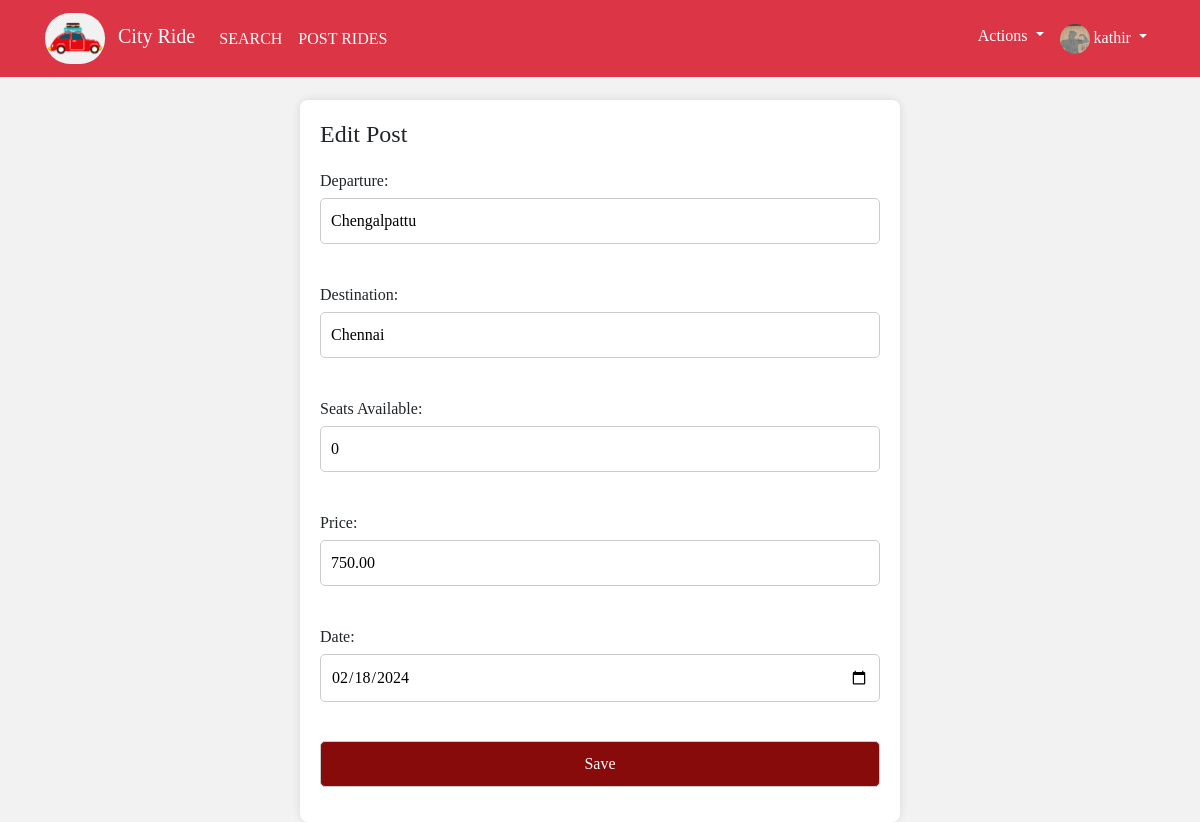
Screenshot of /main/edit_post.php?post_id=3 (signed in) with the database file from the repository.
### tables this page shows
CREATE TABLE `users` (
  `userID` int(11) NOT NULL,
  `fullName` varchar(255) NOT NULL,
  `dateOfBirth` date DEFAULT NULL,
  `gender` enum('Male','Female','Other') DEFAULT NULL,
  `email` varchar(255) NOT NULL,
  `phoneNumber` varchar(20) NOT NULL,
  `district` varchar(100) DEFAULT NULL,
  `username` varchar(50) NOT NULL,
  `password` varchar(255) NOT NULL,
  `aadharCardImage` mediumblob DEFAULT NULL,
  `drivingLicenseImage` mediumblob DEFAULT NULL,
  `verificationDetails` enum('pending','verified','rejected','not_verified') NOT NULL DEFAULT 'not_verified',
  `newProfilePicture` mediumblob DEFAULT NULL
);

CREATE TABLE `post_rides` (
  `post_id` int(11) NOT NULL,
  `user_id` int(11) DEFAULT NULL,
  `departure` varchar(255) NOT NULL,
  `destination` varchar(255) NOT NULL,
  `seats_available` int(11) NOT NULL,
  `price` decimal(10,2) NOT NULL,
  `date` date NOT NULL,
  `created_at` timestamp NOT NULL DEFAULT current_timestamp()
);

### main/edit_post.php (the view, shortened to what this page needs)
<?php
include 'db_connection.php';
include '../includes/header.php';
$user_id = $_SESSION['user_id'];
$post_id = $_GET['post_id'];
$sql = "SELECT * FROM post_rides WHERE post_id = ? AND user_id = ?";
$stmt = mysqli_prepare($conn, $sql);
mysqli_stmt_bind_param($stmt, "ii", $post_id, $user_id);
mysqli_stmt_execute($stmt);
$result = mysqli_stmt_get_result($stmt);
$post = mysqli_fetch_assoc($result);
?>
<!DOCTYPE html>
<html lang="en">
<head>
</head>
<body>
    <main>
    <h1>Edit Post</h1>
    <form method="POST" action="<?php echo htmlspecialchars($_SERVER["PHP_SELF"] . "?post_id=" . $post_id); ?>">
        <label for="departure">Departure:</label>
        <input type="text" id="departure" name="departure" value="<?php echo htmlspecialchars($post['departure']); ?>" required><br><br>
        <label for="destination">Destination:</label>
        <input type="text" id="destination" name="destination" value="<?php echo htmlspecialchars($post['destination']); ?>" required><br><br>
        <label for="seats_available">Seats Available:</label>
        <input type="number" id="seats_available" name="seats_available" value="<?php echo htmlspecialchars($post['seats_available']); ?>" required><br><br>
        <label for="price">Price:</label>
        <input type="number" id="price" name="price" value="<?php echo htmlspecialchars($post['price']); ?>" required><br><br>
        <label for="date">Date:</label>
        <input type="date" id="date" name="date" value="<?php echo htmlspecialchars($post['date']); ?>" required><br><br>
        <input type="submit" value="Save">
    </form>
</main>
</body>
</html>

### includes/header.php (shortened to what this page needs)
<!DOCTYPE html>
<html lang="en">
<head>
    <link rel="stylesheet" href="https://maxcdn.bootstrapcdn.com/bootstrap/4.3.1/css/bootstrap.min.css" />
    <link rel="stylesheet" href="https://use.fontawesome.com/releases/v5.8.1/css/all.css"
 />
        <link rel="stylesheet" type="text/css" href="../main/css/app.css" />
</head>
<body>
<nav class="navbar navbar-expand-md bg-danger navbar-dark fixed-top">
        <div class="container">
            <a class="navbar-brand" href="#">
                <img src="../main/img/city.png" class="logo" alt="cityride" width="60px" style="border-radius: 25px;" />
                <span class="site-name ml-2">City Ride</span>
            </a>
            <div class="collapse navbar-collapse justify-content-between" id="menu-nav">
            <ul class="navbar-nav">
                <li class="nav-item">
                    <a class="nav-link text-white text-uppercase" href="index.php">SEARCH</a>
                </li>
                <li class="nav-item">
                    <?php
                    if (isset($_SESSION['user_id'])) {
                        require_once 'db_connection.php';
                        $user_id = $_SESSION['user_id'];
                        $query = "SELECT verificationDetails FROM users WHERE userID = $user_id";
                        $result = mysqli_query($conn, $query);
                        if ($result && mysqli_num_rows($result) > 0) {
                            $row = mysqli_fetch_assoc($result);
                            $verificationDetails = $row['verificationDetails'];
                            if ($verificationDetails == "verified") {
                                ?>
                                <a class="nav-link text-white text-uppercase" href="posthtml.php">POST RIDES</a>
                                <?php
                            } else {
                                ?>
                                <a class="nav-link text-white text-uppercase" href="viewprofile.php" onclick="showVerificationAlert()">POST RIDES</a>
                                <?php
                            }
                        } else {
                            ?>
                            <a class="nav-link text-white text-uppercase" href="viewprofile.php" onclick="showVerificationAlert()">POST RIDES</a>
                            <?php
                        }
                    } else {
                        ?>
                        <a class="nav-link text-white text-uppercase" href="../Login/index.html" onclick="showLoginPrompt()">POST RIDES</a>
                        <?php
                    }
                    ?>
                </li>
            </ul>
                <ul class="navbar-nav">
                    <?php
                    if (isset($_SESSION['user_id'])) {
                        ?>
                        <li class="nav-item dropdown">
                            <a class="nav-link dropdown-toggle text-white" href="#" data-toggle="dropdown">
                                Actions
                            </a>
                        </li>
                        <?php
require_once 'db_connection.php';
if (isset($_SESSION['user_id'])) {
    $user_id = $_SESSION['user_id'];
    $query = "SELECT username FROM users WHERE userID = $user_id";
    $result = mysqli_query($conn, $query);
    if ($result) {
        $row = mysqli_fetch_assoc($result);
        $username = $row['username'];
    } else {
        $username = "Guest";
    }
} else {
    $username = "Guest";
}
$sql = "SELECT * FROM users WHERE userID = ?";
$stmt = mysqli_prepare($conn, $sql);
mysqli_stmt_bind_param($stmt, "i", $user_id);
mysqli_stmt_execute($stmt);
$result = mysqli_stmt_get_result($stmt);
$user = mysqli_fetch_assoc($result);
?>
                        <li class="nav-item dropdown">
    <a class="nav-link dropdown-toggle text-white" href="#" data-toggle="dropdown">
        <i ><?php if (!empty($user['newProfilePicture'])): ?>
                <img src="<?php echo $user['newProfilePicture']; ?>" alt="Profile Picture" height="30px" width="30px" class="uploaded-image";>
            <?php endif; ?></i> <?php echo $username; ?>
    </a>
</li>
                        <?php
                    }
                    ?>
                </ul>
            </div>
        </div>
    </nav>
</body>
</html>

### main/css/app.css (style rules this page uses)
* { box-sizing: border-box; font-family: "Times New Roman", Times, serif; }
body { margin-top: 1px; }
.logo { border-radius: 50px; }
main { margin-top: 78px; position: relative; }

### includes/header.php (style rules this page uses)
.uploaded-image { border-radius: 50%; }

### main/edit_post.php (style rules this page uses)
body { font-family: Arial, sans-serif; margin: 0; padding: 0; background-color: #f2f2f2; }
main { top:80px; max-width: 600px; margin: 20px auto; background-color: #fff; padding: 20px; border-radius: 8px; box-shadow: 0 0 10px rgba(0, 0, 0, 0.1); }
h1 { font-size: 24px; margin-bottom: 20px; }
label { display: block; margin-bottom: 5px; }
input[type="text"], input[type="number"], input[type="date"], input[type="submit"] { width: 100%; padding: 10px; margin-bottom: 15px; border: 1px solid #ccc; border-radius: 5px; box-sizing: border-box; }
input[type="submit"] { background-color: #870b0b; color: #fff; cursor: pointer; transition: background-color 0.3s; }

### rows the page displays
users: newProfilePicture (picture), username "kathir"
post_rides: departure "Chengalpattu", destination "Chennai", seats_available "0", price "750.00", date "02/18/2024"
